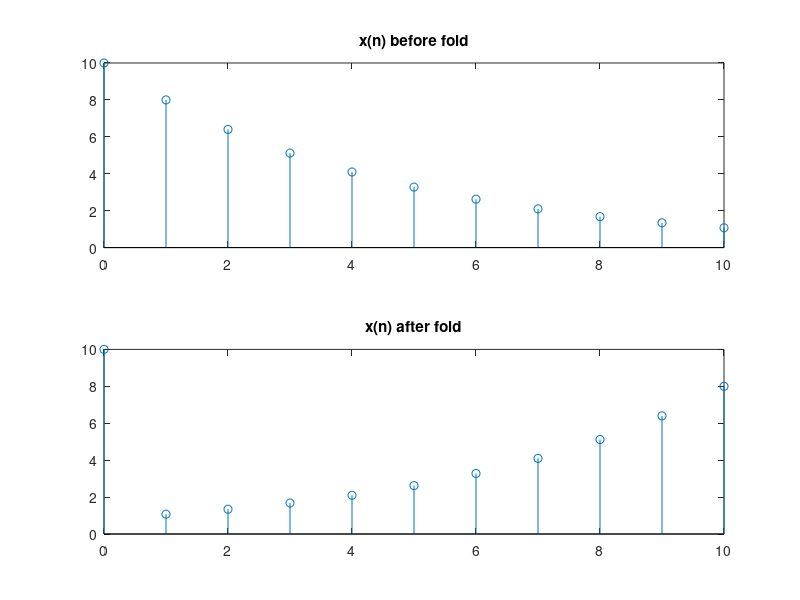

Reproduce this figure in MATLAB.
n = 0:10;
x = 10.*(0.8).^n;

%Cau a
y = x(mod(-n, 11)+1);

subplot(2, 1, 1);
stem(n, x);
title('x(n) before fold');

subplot(2, 1, 2);
stem(n, y);
title('x(n) after fold');

%Cau b
